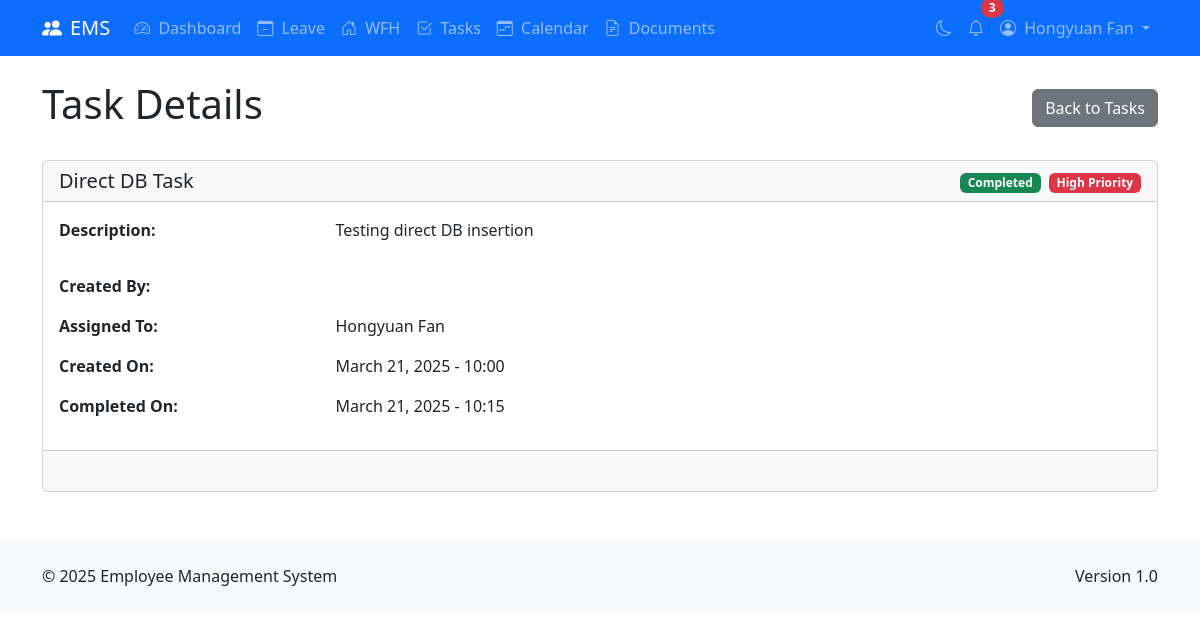
The app's page /tasks/1/ (signed in) with its own data.
### accounts/models.py (models this page shows, shortened)
class CustomUser(AbstractUser):
    EMPLOYEE = 'employee'
    MANAGER = 'manager'
    HR = 'hr'
    ADMIN = 'admin'
    USER_TYPES = [
        (EMPLOYEE, 'Employee'),
        (MANAGER, 'Manager'),
        (HR, 'HR'),
        (ADMIN, 'Admin'),
    ]
    IT = 'it'
    HR_DEPT = 'hr'
    FINANCE = 'finance'
    MARKETING = 'marketing'
    SALES = 'sales'
    OPERATIONS = 'operations'
    CUSTOMER_SERVICE = 'customer_service'
    RESEARCH = 'research'
    DEPARTMENTS = [
        (IT, 'Information Technology'),
        (HR_DEPT, 'Human Resources'),
        (FINANCE, 'Finance'),
        (MARKETING, 'Marketing'),
        (SALES, 'Sales'),
        (OPERATIONS, 'Operations'),
        (CUSTOMER_SERVICE, 'Customer Service'),
        (RESEARCH, 'Research & Development'),
    ]
    user_type = models.CharField(max_length=20, choices=USER_TYPES, default=EMPLOYEE)
    department = models.CharField(max_length=20, choices=DEPARTMENTS, null=True, blank=True)
    phone_number = models.CharField(max_length=20, blank=True)
    address = models.TextField(blank=True)
    emergency_contact = models.CharField(max_length=100, blank=True)
    date_of_birth = models.DateField(null=True, blank=True)
    hire_date = models.DateField(null=True, blank=True)
    profile_picture = models.ImageField(upload_to=profile_picture_upload_path, null=True, blank=True)
    manager = models.ForeignKey(
        'self',
        on_delete=models.SET_NULL,
        null=True,
        blank=True,
        related_name='managed_employees'
    )

### task_management/models.py (models this page shows, shortened)
class Task(models.Model):
    LOW = 'low'
    MEDIUM = 'medium'
    HIGH = 'high'
    PRIORITY_CHOICES = [
        (LOW, 'Low'),
        (MEDIUM, 'Medium'),
        (HIGH, 'High'),
    ]
    NOT_STARTED = 'not_started'
    IN_PROGRESS = 'in_progress'
    COMPLETED = 'completed'
    CANCELLED = 'cancelled'
    STATUS_CHOICES = [
        (NOT_STARTED, 'Not Started'),
        (IN_PROGRESS, 'In Progress'),
        (COMPLETED, 'Completed'),
        (CANCELLED, 'Cancelled'),
    ]
    title = models.CharField(max_length=255)
    description = models.TextField(blank=True)
    created_by = models.ForeignKey(
        settings.AUTH_USER_MODEL,
        on_delete=models.CASCADE,
        related_name='created_tasks'
    )
    assigned_to = models.ForeignKey(
        settings.AUTH_USER_MODEL,
        on_delete=models.CASCADE,
        related_name='assigned_tasks'
    )
    priority = models.CharField(max_length=10, choices=PRIORITY_CHOICES, default=MEDIUM)
    status = models.CharField(max_length=20, choices=STATUS_CHOICES, default=NOT_STARTED)
    deadline = models.DateTimeField(null=True, blank=True)
    is_personal = models.BooleanField(default=False)
    created_at = models.DateTimeField(auto_now_add=True)
    completed_at = models.DateTimeField(null=True, blank=True)
    class Meta:
        ordering = ['-created_at']

### task_management/views.py (the view)
# urls.py: path('tasks/<int:pk>/', api_views.task_detail, name='task_detail'),
@login_required
def task_detail(request, pk):
    task = get_object_or_404(Task, pk=pk)
    if request.user != task.created_by and request.user != task.assigned_to:
        messages.error(request, 'You do not have permission to view this task.')
        return redirect('task_list')
    comments = task.comments.all()
    comment_form = TaskCommentForm()
    return render(request, 'task_management/task_detail.html', {
        'task': task,
        'comments': comments,
        'comment_form': comment_form
    })

### task_management/templates/task_management/task_detail.html (shortened to what this page needs)
{% extends 'base.html' %}
{% block content %}
<div class="container mt-4">
    <div class="d-flex justify-content-between align-items-center mb-4">
        <h1>Task Details</h1>
        <div>
            <a href="{% url 'task_list' %}" class="btn btn-secondary">Back to Tasks</a>
        </div>
    </div>
    <div class="card mb-4">
        <div class="card-header d-flex justify-content-between align-items-center">
            <h5 class="mb-0">
                {{ task.title }}
            </h5>
            <div>
                {% if task.status == 'not_started' %}
                    <span class="badge bg-secondary">Not Started</span>
                {% elif task.status == 'in_progress' %}
                    <span class="badge bg-primary">In Progress</span>
                {% else %}
                    <span class="badge bg-success">Completed</span>
                {% endif %}
                {% if task.priority == 'high' %}
                    <span class="badge bg-danger ms-1">High Priority</span>
                {% elif task.priority == 'medium' %}
                    <span class="badge bg-warning text-dark ms-1">Medium Priority</span>
                {% else %}
                    <span class="badge bg-success ms-1">Low Priority</span>
                {% endif %}
            </div>
        </div>
        <div class="card-body">
            <div class="row mb-3">
                <div class="col-md-3 fw-bold">Description:</div>
                <div class="col-md-9">{{ task.description|linebreaks }}</div>
            </div>
            <div class="row mb-3">
                <div class="col-md-3 fw-bold">Created By:</div>
                <div class="col-md-9">{{ task.created_by.get_full_name }}</div>
            </div>
            {% if not task.is_personal %}
            <div class="row mb-3">
                <div class="col-md-3 fw-bold">Assigned To:</div>
                <div class="col-md-9">{{ task.assigned_to.get_full_name }}</div>
            </div>
            {% endif %}
            <div class="row mb-3">
                <div class="col-md-3 fw-bold">Created On:</div>
                <div class="col-md-9">{{ task.created_at|date:"F d, Y - H:i" }}</div>
            </div>
            {% if task.completed_at %}
            <div class="row mb-3">
                <div class="col-md-3 fw-bold">Completed On:</div>
                <div class="col-md-9">{{ task.completed_at|date:"F d, Y - H:i" }}</div>
            </div>
            {% endif %}
        </div>
        <div class="card-footer">
        </div>
    </div>
</div>
{% endblock %}

### templates/base.html (shortened to what this page needs)
<!DOCTYPE html>
<html lang="en">
<head>
    <link href="https://cdn.jsdelivr.net/npm/bootstrap@5.3.0/dist/css/bootstrap.min.css" rel="stylesheet">
    <link rel="stylesheet" href="https://cdn.jsdelivr.net/npm/bootstrap-icons@1.10.0/font/bootstrap-icons.css">
</head>
<body>
    {% if user.is_authenticated %}
    <nav class="navbar navbar-expand-lg navbar-dark bg-primary">
        <div class="container">
            <a class="navbar-brand" href="{% url 'dashboard' %}">
                <i class="bi bi-people-fill me-2"></i>EMS
            </a>
            <div class="collapse navbar-collapse" id="navbarNav">
                <ul class="navbar-nav me-auto">
                    <li class="nav-item">
                        <a class="nav-link" href="{% url 'dashboard' %}">
                            <i class="bi bi-speedometer2 me-1"></i> Dashboard
                        </a>
                    </li>
                    <li class="nav-item">
                        <a class="nav-link" href="{% url 'leave_request_list' %}">
                            <i class="bi bi-calendar-minus me-1"></i> Leave
                        </a>
                    </li>
                    <li class="nav-item">
                        <a class="nav-link" href="{% url 'wfh_request_list' %}">
                            <i class="bi bi-house-door me-1"></i> WFH
                        </a>
                    </li>
                    <li class="nav-item">
                        <a class="nav-link" href="{% url 'task_list' %}">
                            <i class="bi bi-check2-square me-1"></i> Tasks
                        </a>
                    </li>
                    <li class="nav-item">
                        <a class="nav-link" href="{% url 'calendar_view' %}">
                            <i class="bi bi-calendar-week me-1"></i> Calendar
                        </a>
                    </li>
                    <li class="nav-item">
                        <a class="nav-link" href="{% url 'document_list' %}">
                            <i class="bi bi-file-earmark-text me-1"></i> Documents
                        </a>
                    </li>
                </ul>
                <ul class="navbar-nav">
                    <li class="nav-item">
                        <a class="nav-link" href="#" id="dark-mode-toggle">
                            <i class="bi bi-moon" id="dark-mode-icon"></i>
                        </a>
                    </li>
                    <li class="nav-item">
                        <a class="nav-link position-relative" href="#">
                            <i class="bi bi-bell"></i>
                            <span class="position-absolute top-0 start-100 translate-middle badge rounded-pill bg-danger notification-badge" id="notification-badge">
                                3
                            </span>
                        </a>
                    </li>
                    <li class="nav-item dropdown">
                        <a class="nav-link dropdown-toggle" href="#" id="navbarDropdown" role="button" data-bs-toggle="dropdown" aria-expanded="false">
                            {% if user.profile_picture %}
                                <img src="{{ user.profile_picture.url }}" alt="Profile" class="rounded-circle me-1" style="width: 24px; height: 24px; object-fit: cover;">
                            {% else %}
                                <i class="bi bi-person-circle me-1"></i>
                            {% endif %}
                            {{ user.get_full_name|default:user.username }}
                        </a>
                    </li>
                </ul>
            </div>
        </div>
    </nav>
    {% endif %}
    {% block content %}{% endblock %}
    <footer class="bg-light py-4 mt-5">
        <div class="container">
            <div class="row">
                <div class="col-md-6">
                    <p class="mb-0">&copy; 2025 Employee Management System</p>
                </div>
                <div class="col-md-6 text-md-end">
                    <p class="mb-0">Version 1.0</p>
                </div>
            </div>
        </div>
    </footer>
</body>
</html>

### records on screen
CustomUser: get_full_name "Hongyuan Fan"
Task: title "Direct DB Task", description "Testing direct DB insertion", assigned_to.get_full_name "Hongyuan Fan", created_at "March 21, 2025 - 10:00", completed_at "March 21, 2025 - 10:15"
